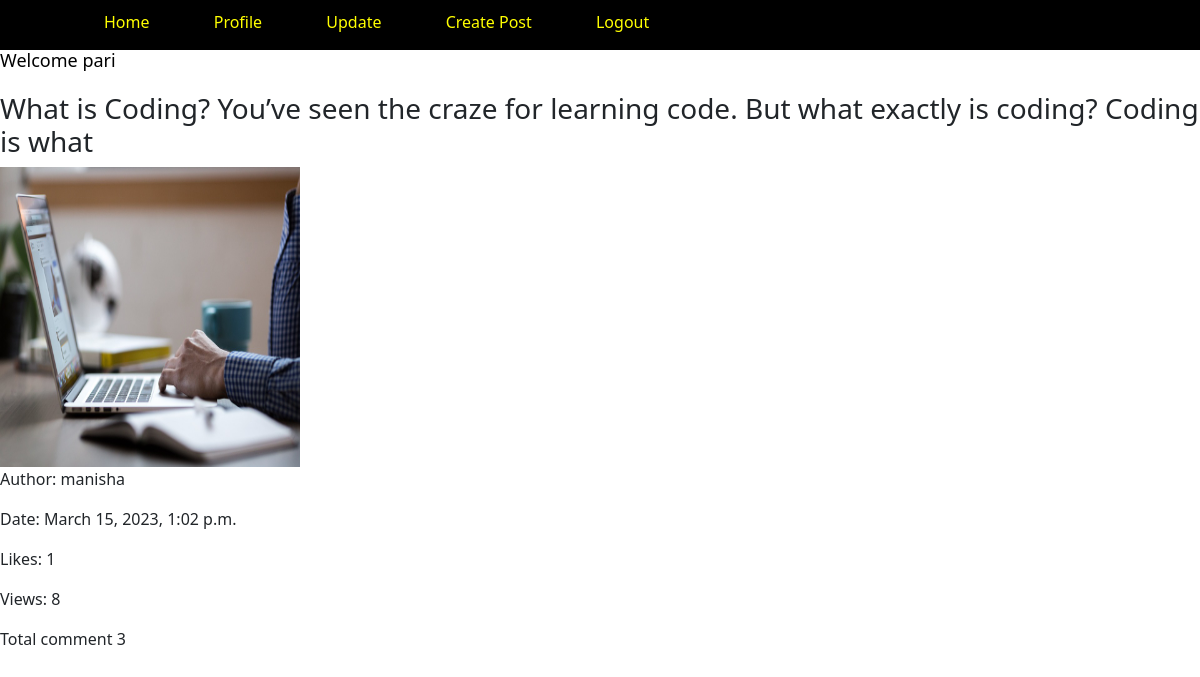
/1/view/ (signed in), run on the app's committed database.
### myapp/models.py (models this page shows, shortened)
class Post(models.Model):
    title = models.CharField(max_length=100)
    image = models.ImageField(upload_to='post_pics')
    author = models.ForeignKey(Profile, on_delete=models.CASCADE)
    content = models.TextField()
    created_at = models.DateTimeField()
    likes = models.ManyToManyField(User, related_name='liked_posts',blank=True )
    views = models.PositiveIntegerField(default=0)
    def __str__(self):
        return self.title

class Profile(models.Model):
    user = models.OneToOneField(User, on_delete=models.CASCADE)
    first_name = models.CharField(max_length=50,default=None,null=True,blank=True)
    last_name = models.CharField(max_length=50,default=None,null=True,blank=True)
    place = models.CharField(max_length=100)
    zipcode = models.CharField(max_length=10)
    dob = models.DateField()
    picture = models.ImageField(upload_to='profile_images')
    def __str__(self):
        return self.user.username

class Comment(models.Model):
    post = models.ForeignKey(Post, on_delete=models.CASCADE, related_name='comments')
    author = models.ForeignKey(User, on_delete=models.CASCADE)
    comment_name=models.CharField(max_length=500)
    comment_body = models.TextField()
    created_date = models.DateTimeField(default=now)
    active = models.BooleanField(default= True)
    likes = models.ManyToManyField(User, related_name='LikeComment',blank=True)
    class Meta:
        ordering=['-created_date']

### myapp/views.py (the view)
# urls.py: path('<int:id>/view/', views.post_view, name='post_view'),
@login_required
def post_view(request, id):
    post = get_object_or_404(Post, id=id)
    print(post,"&&&&&&&&&&&&&&&&&&&&&&")
    post.views += 1
    post.save()
    comment_form = CommentForm()
    form = ReplyForm()
    return render(request, 'post_view.html', {'post': post,'comment_form':comment_form ,'form':form})

### myapp/templates/post_view.html (shortened to what this page needs)
{% extends 'base.html' %}
{% block content %}
<div class="post">
    <h3>{{ post.title }}</h3>
    <img src="{{post.image.url}}" alt="image" />
    <p>Author: {{ post.author }}</p>
    <p>Date: {{ post.created_at }}</p>
    <p>Likes: {{ post.likes.count }}</p>
    <p>Views: {{ post.views}}</p>
    <p>Total comment {{ post.comments.all|length }}</p>
</div>
{% endblock content %}

### myapp/templates/base.html (shortened to what this page needs)
<!DOCTYPE html>
{% load static  %}
<html>
<head>
  <link rel="stylesheet" href="{% static 'css/all.min.css' %}">
  <link rel="stylesheet" href="{% static 'css/bootstrap.css' %}" />
</head>
<body  style=background-color:white>
  <nav>
  <div class='container'>
    {% if user.is_authenticated %}
    <ul>
      <li><a href="{% url 'home' %}">Home</a></li>
      <li><a href="{% url 'profile' %}">Profile</a></li>
      <li><a href="{% url 'update' %}">Update</a></li>
      <li><a href="{% url 'create_post' %}">Create Post</a></li>
      <li><a href="{% url 'logout' %}">Logout</a></li>
    </ul>
    {% else %}
    <ul>
    {% comment %} <li><a href="{% url 'home' %}">Home</a></li> {% endcomment %}
    <li><a href="{% url 'login' %}">Login</a></li>
    <li><a href="{% url 'register' %}">Sing Up</a></li>
  </ul>
    {% endif %}
  </div>
  </nav>
  {% if user.is_authenticated %}
  <h2 style=color:black>Welcome {{user.username}}</h2>
  {% endif %}
  {% block content %}
  {% endblock %}
</body>
</html>

### myapp/templates/base.html (style rules this page uses)
nav { background-color: black; width: 100%; height: 50px; display: flex; align-items: center; justify-content: space-between; padding: 20px 0; position: relative; z-index: 2; }
nav ul li { padding-top: 10px; display: inline-block; list-style: none; margin: 10px 30px; }
nav ul li a { text-decoration: none; color:yellow; }
img { height: 300px; width: 300px; }
nav div ul li a { text-decoration: none; color: yellow; }
h2 { font-size: 18px; margin-bottom: 20px; text-color: brown; }

### data on the page
Post: title "What is Coding? You’ve seen the craze for learning code. But what exactly is coding? Coding is what", image (picture), author "manisha", created_at "March 15, 2023, 1:02 p.m.", likes.count "1", views "8", comments.all|length "3"

### other printed values
{{ user.username }} "pari"
